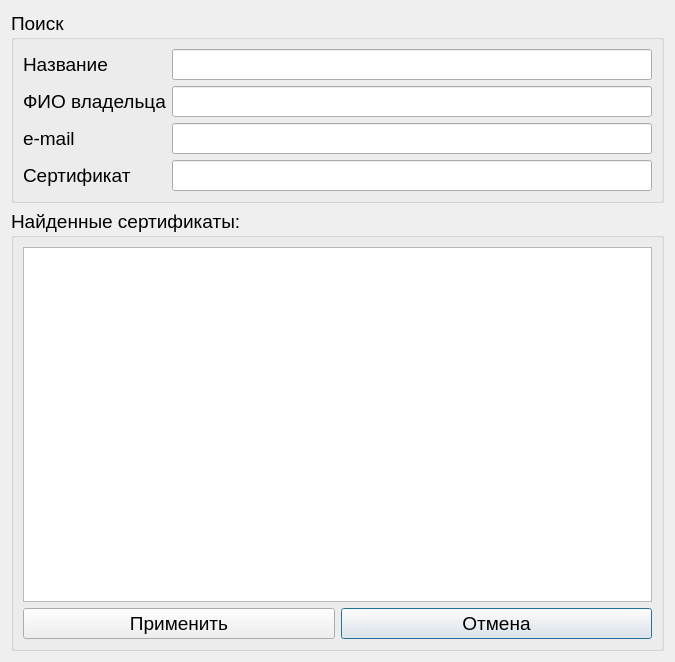
<?xml version="1.0" encoding="UTF-8"?>
<ui version="4.0">
 <class>DialogSearchSertificate</class>
 <widget class="QDialog" name="DialogSearchSertificate">
  <property name="geometry">
   <rect>
    <x>0</x>
    <y>0</y>
    <width>675</width>
    <height>662</height>
   </rect>
  </property>
  <property name="font">
   <font>
    <pointsize>14</pointsize>
   </font>
  </property>
  <property name="windowTitle">
   <string>Dialog</string>
  </property>
  <layout class="QGridLayout" name="gridLayout">
   <item row="5" column="0" colspan="2">
    <widget class="QGroupBox" name="groupBox_findedSerts">
     <property name="title">
      <string>Найденные сертификаты:</string>
     </property>
     <layout class="QGridLayout" name="gridLayout_2">
      <item row="2" column="1">
       <widget class="QPushButton" name="pushButton_cancel">
        <property name="text">
         <string>Отмена</string>
        </property>
       </widget>
      </item>
      <item row="2" column="0">
       <widget class="QPushButton" name="pushButton_apply">
        <property name="text">
         <string>Применить</string>
        </property>
       </widget>
      </item>
      <item row="1" column="0" colspan="2">
       <widget class="QTableWidget" name="tableWidget_findedSerts">
        <property name="font">
         <font>
          <pointsize>10</pointsize>
         </font>
        </property>
        <property name="editTriggers">
         <set>QAbstractItemView::DoubleClicked</set>
        </property>
       </widget>
      </item>
     </layout>
    </widget>
   </item>
   <item row="3" column="0" rowspan="2" colspan="2">
    <widget class="QGroupBox" name="groupBox_search">
     <property name="title">
      <string>Поиск</string>
     </property>
     <layout class="QFormLayout" name="formLayout">
      <item row="0" column="0">
       <widget class="QLabel" name="label_name">
        <property name="text">
         <string>Название</string>
        </property>
       </widget>
      </item>
      <item row="0" column="1">
       <widget class="QLineEdit" name="lineEdit_name"/>
      </item>
      <item row="1" column="0">
       <widget class="QLabel" name="label_subject">
        <property name="text">
         <string>ФИО владельца</string>
        </property>
       </widget>
      </item>
      <item row="1" column="1">
       <widget class="QLineEdit" name="lineEdit_fio"/>
      </item>
      <item row="2" column="0">
       <widget class="QLabel" name="label_email">
        <property name="text">
         <string>e-mail</string>
        </property>
       </widget>
      </item>
      <item row="2" column="1">
       <widget class="QLineEdit" name="lineEdit_email"/>
      </item>
      <item row="3" column="0">
       <widget class="QLabel" name="label_sertificate">
        <property name="text">
         <string>Сертификат</string>
        </property>
       </widget>
      </item>
      <item row="3" column="1">
       <widget class="QLineEdit" name="lineEdit_sertificate"/>
      </item>
     </layout>
    </widget>
   </item>
  </layout>
 </widget>
 <resources/>
 <connections/>
</ui>
